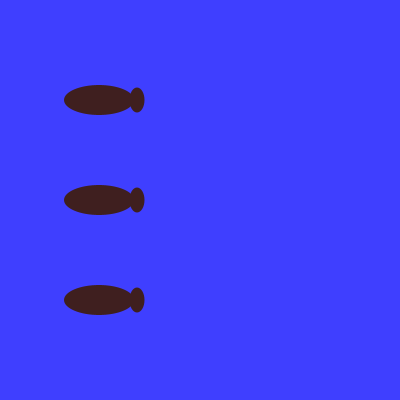
Frame 1 (no input)
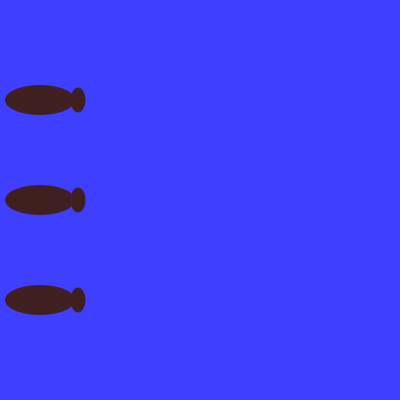
Frame 60 (the mouse pressed at the canvas centre just before this capture)
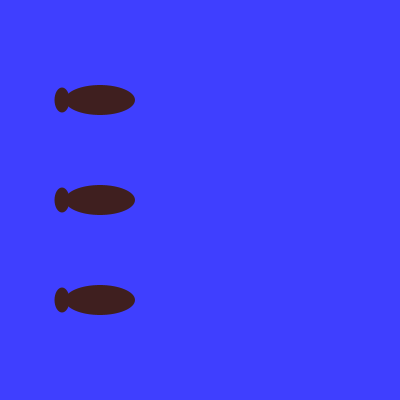
Frame 120 (the mouse held since frame 60 and released just before this capture)

The Processing sketch that drew these frames (run headless with seeded random() and noise(); from frame 60 on, the mouse is pressed at the canvas centre):

// Processing sketch: fishTurning3
// ── fishTurning3.pde
// 定数
final int[] fishToLeft  = new int[] {    // 魚の形状 (左向き)
  0, 0, 70, 30, // 胴体の相対位置(x,y)・横幅・縦幅
  38, 0, 15, 25                          // 尾びれの相対位置(x,y)・横幅・縦幅
};
final int[] fishToRight = new int[] {    // 魚の形状 (右向き)
  0, 0, 70, 30, 
  -38, 0, 15, 25
};
final int bodyX = 0;
final int bodyY = 1;
final int bodyLength = 2;
final int bodyWidth =3;
final int finX = 4;
final int finY = 5;
final int finLength = 6;
final int finWidth = 7;

// 変数
int[] x;                             // 魚の中心の x座標
int y;                             // 魚の中心の y座標
int vx;                            // 魚の進む速さ
int[] fishNow;                        // 現在の魚の形状

void setup() {
  size(400, 400);             // ウィンドウのサイズ
  noStroke();                 // 輪郭線を無効に
  background(63, 63, 255);    // 背景色
  fill(63, 31, 31);           // 塗る色

  // 変数の初期値
  x = new int[] {
    100, 100, 100
  };
  y = 200;
  vx = 1;
  fishNow = fishToRight;         // 変数 fish は 変数 fishToRight と同じ配列を参照
}


void draw() {
  background(63, 63, 255);
  y = 100;
  for (int i=0; i<x.length; i++) {
    if (mouseX > x[i]) {
      x[i] += vx;
      fishNow = fishToRight;
    } else if (mouseX < x[i]) {
      x[i] -= vx;
      fishNow = fishToLeft;
    }
    drawfish(x[i], fishNow);
    y += 100;
  }
}

void drawfish(int x, int[] fish) {
  ellipse(x + fish[bodyX], y + fish[bodyY], fish[bodyLength], fish[bodyWidth]);   // 胴体
  ellipse(x + fish[ finX], y + fish[ finY], fish[ finLength], fish[ finWidth]);   // 尾びれ
}
